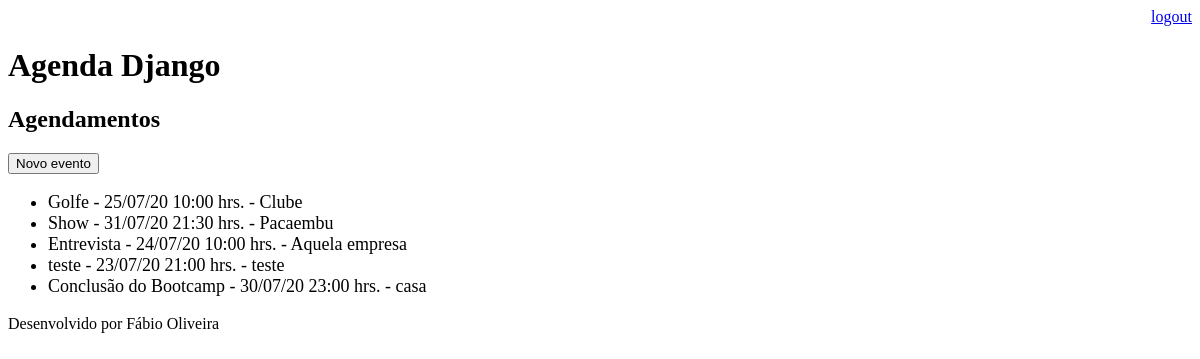
Page /agenda/ (signed in) on the earlier database version.
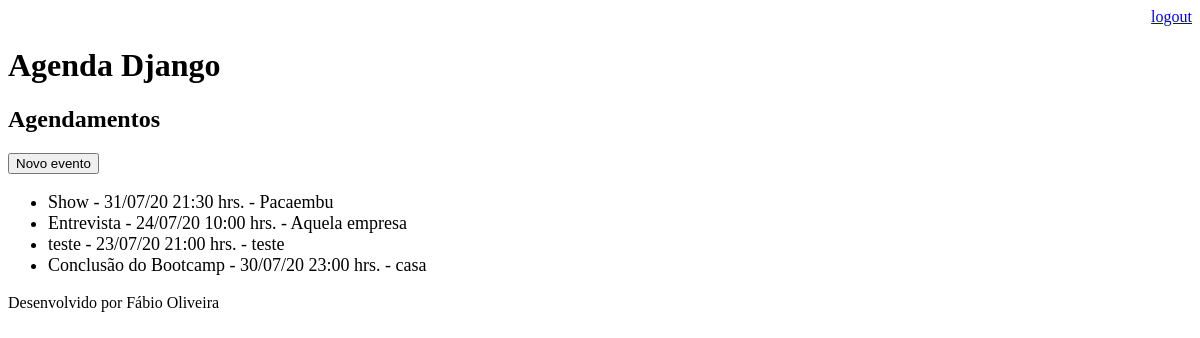
Same page on the later database version.
### core/models.py (models this page shows, shortened)
class Evento(models.Model):
    titulo = models.CharField(max_length=100) # máximo 100 caracteres, não pode ser branco ou nulo
    descricao = models.TextField(blank=True, null=True) # não tem limite de caracteres, pode ser branco ou nulo
    data_evento = models.DateTimeField(verbose_name='Data do evento') #campo de data e hora, não pode ser nulo, e customiza nome
    data_criacao = models.DateTimeField(auto_now=True) #campo de data e hora, pega hora da inserção automaticamente
    usuario = models.ForeignKey(User, on_delete=models.CASCADE) # acrescenta foreign key com usuários do django
    local = models.CharField(max_length=100, blank=True, null=True)  # máximo 100 caracteres, pode ser branco ou nulo
    class Meta:
        db_table = 'evento'
    def get_data_evento(self): # cria função
        return self.data_evento.strftime('%d/%m/%y %H:%M hrs.') # que retorna a data e hora do evento formatadas

### core/views.py (the view)
# urls.py: path('agenda/', views.lista_eventos), # cria rota 'agenda/' para executar 'lista_eventos'
@login_required(login_url='/login/')  # exige autênticação para função, sem autenticação: direciona para a página '/login/'
def lista_eventos(request): # função que
    usuario = request.user # pega o nome do usuário na requisição
    evento = Evento.objects.filter(usuario= usuario) # obtém uma lista dos eventos do usuário da requisição
    dados = {'eventos' : evento} # cria um dicionário com a lista de eventos
    return render(request, 'agenda_django.html', dados) # renderiza a página 'agenda_django.html' e passa o dicionário

### templates/agenda_django.html
{% extends "model-page.html" %}
{% block content %}
    <h2>Agendamentos</h2>
    <a href="evento/">
        <button type="button">Novo evento</button>
    </a>
    <ul style="font-size: 18px">
        {% for evento in eventos %}
            <li>{{ evento.titulo }} - {{ evento.get_data_evento }} - {{ evento.local }}</li>
        {% endfor %}
    </ul>
{% endblock %}

Differences in the rows shown:
removed Evento: titulo "Golfe", get_data_evento "25/07/20 10:00 hrs.", local "Clube"
